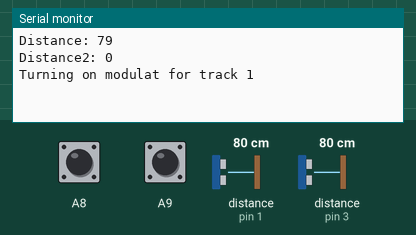
The sketch below on a simulated Teensy 4. On the bench: the last lines printed to the serial monitor. Wiring (inferred from the names in the program): 2 × ultrasonic range finder: trigger pin 0, echo pin 1 / trigger pin 2, echo pin 3. The test bench sets the inputs (shaded band); at power-on: distance to the obstacle (sensors on pin 1, pin 3) 80 cm, A8 HIGH, A9 HIGH. The echo pulse lasts 58.3 µs per cm.

Above: at 1.9 s.
2.0 s: distance to the obstacle (sensor on pin 1) set to 2 cm
At 3.4 s:
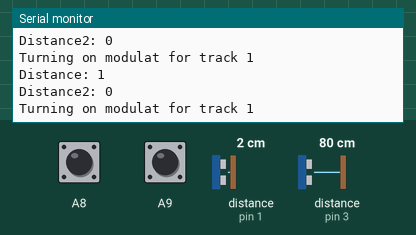
3.5 s: distance to the obstacle (sensor on pin 1) set to 4 cm
At 6.3 s:
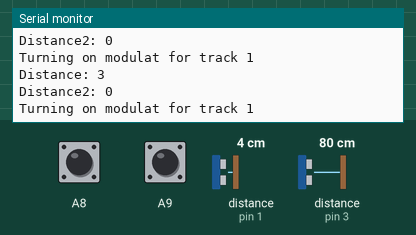
Timing chart, 0 to 7.8 s (numbered marks = the images above; inputs shaded):
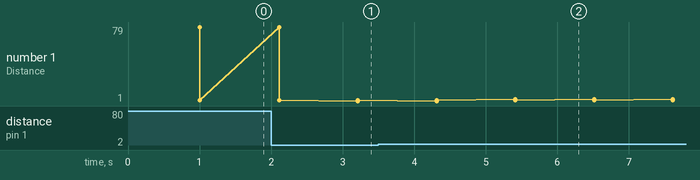

The sketch:

nimemidtermcontrol.ino
```cpp
/*
  Ultrasonic Sensor HC-SR04 and Arduino Tutorial

  by Dejan Nedelkovski,
  www.HowToMechatronics.com

*/
// defines pins numbers
const int trigPin = 0;
const int echoPin = 1;
int lowest = 71;
int highest = 150;
// defines variables
long duration;
int distance;

const int trigPin2 = 2;
const int echoPin2 = 3;
long duration2;
int distance2;
void setup() {
  pinMode(trigPin, OUTPUT); // Sets the trigPin as an Output
  pinMode(echoPin, INPUT); // Sets the echoPin as an Input
  pinMode(trigPin2, OUTPUT); // Sets the trigPin as an Output
  pinMode(echoPin2, INPUT); // Sets the echoPin as an Input
  Serial.begin(9600); // Starts the serial communication
}


long previousMillis = millis();
long currentMillis = millis();
int averageX = 0;
int averageY = 0;
int averageZ = 0;
int count = 1;
boolean pastTriggerBuffer = true;
boolean stutterOn = false;
boolean mod2Off = true;
void loop() {
  // Clears the trigPin

  ////////////////////  ////////////////////
  // ultrasound related code 1
  digitalWrite(trigPin, LOW);
  digitalWrite(trigPin2, LOW);
  delayMicroseconds(2);
  // Sets the trigPin on HIGH state for 10 micro seconds
  digitalWrite(trigPin, HIGH);
  digitalWrite(trigPin2, HIGH);
  delayMicroseconds(10);
  digitalWrite(trigPin, LOW);
  digitalWrite(trigPin2, LOW);
  // Reads the echoPin, returns the sound wave travel time in microseconds
  duration = pulseIn(echoPin, HIGH);
  duration2 = pulseIn(echoPin2, HIGH);
  // Calculating the distance
  distance = duration * 0.034 / 2;
   distance2 = duration2 * 0.034 / 2;
  // Prints the distance on the Serial Monitor
  Serial.print("Distance: ");
  Serial.println(distance);
    Serial.print("Distance2: ");
  Serial.println(distance2);
  //Serial.print("Touch cap : ");
  ////////////////////  ////////////////////
  // ultrasound related code
//  digitalWrite(trigPin2, LOW);
//  delayMicroseconds(2);
//  // Sets the trigPin on HIGH state for 10 micro seconds
//  digitalWrite(trigPin2, HIGH);
//  delayMicroseconds(10);
//  digitalWrite(trigPin2, LOW);
//  // Reads the echoPin, returns the sound wave travel time in microseconds
//  duration2 = pulseIn(echoPin2, HIGH);
//  // Calculating the distance
//  distance2 = duration2 * 0.034 / 2;
//  // Prints the distance on the Serial Monitor
//  Serial.print("Distance2: ");
//  Serial.println(distance2);
  //Serial.print("Touch cap : ");
  ////////////////////  ////////////////////

  ////////////////////  ////////////////////


  ////////////////////  ////////////////////
  // Look for Cap Touch
  int capTouchVal1 = touchRead(23);
  int capTouchVal2 = touchRead(22);
  int mappedValue = map(distance, lowest, highest, 0, 127);

  currentMillis = millis();


  // Keeping this in here for now
  if (currentMillis - previousMillis > 600) {
    pastTriggerBuffer = true;

  }


  //Modulate Speed
  if (capTouchVal2 > 6100  && mod2Off) {
    usbMIDI.sendControlChange(4, 120, 1);
    Serial.println("Turning on modulat for track 2 ");
    mod2Off = false;
    pastTriggerBuffer = false;
    // previousMillis = millis();
  } else if (!mod2Off && capTouchVal2 < 5800) {
    usbMIDI.sendControlChange(4, 20, 1);
    mod2Off = true;
    Serial.println("Turning off modulat for track 2 ");

  }


  if (capTouchVal1 > 6100 && pastTriggerBuffer) {
    Serial.println(touchRead(23));
    // Start Stutter for Track 1
    usbMIDI.sendControlChange(2, 1, 1);
    usbMIDI.sendControlChange(2, 2, 1);

    stutterOn = true;

    pastTriggerBuffer = false;
    previousMillis = millis();
  }

  if (distance < 90) {
    //usbMIDI.sendNoteOn(distance-50, 127, 1);
    // Turn on Modulat for Track 1
    usbMIDI.sendControlChange(3, mappedValue, 1);

    Serial.println("Turning on modulat for track 1 ");


  }


  if (distance < 160) {
    // Change Pitch Shift on Quadvox
    mappedValue = map(distance, lowest, highest, 0, 127);
    usbMIDI.sendControlChange(1, mappedValue, 1);


  }


  delay(100);
}
```

Measured:
- after the input at 2.0 s, the serial monitor: prints a new line after 1.2 s (image 1)
- after the input at 3.5 s, the serial monitor: prints a new line after 1.9 s (image 2)
